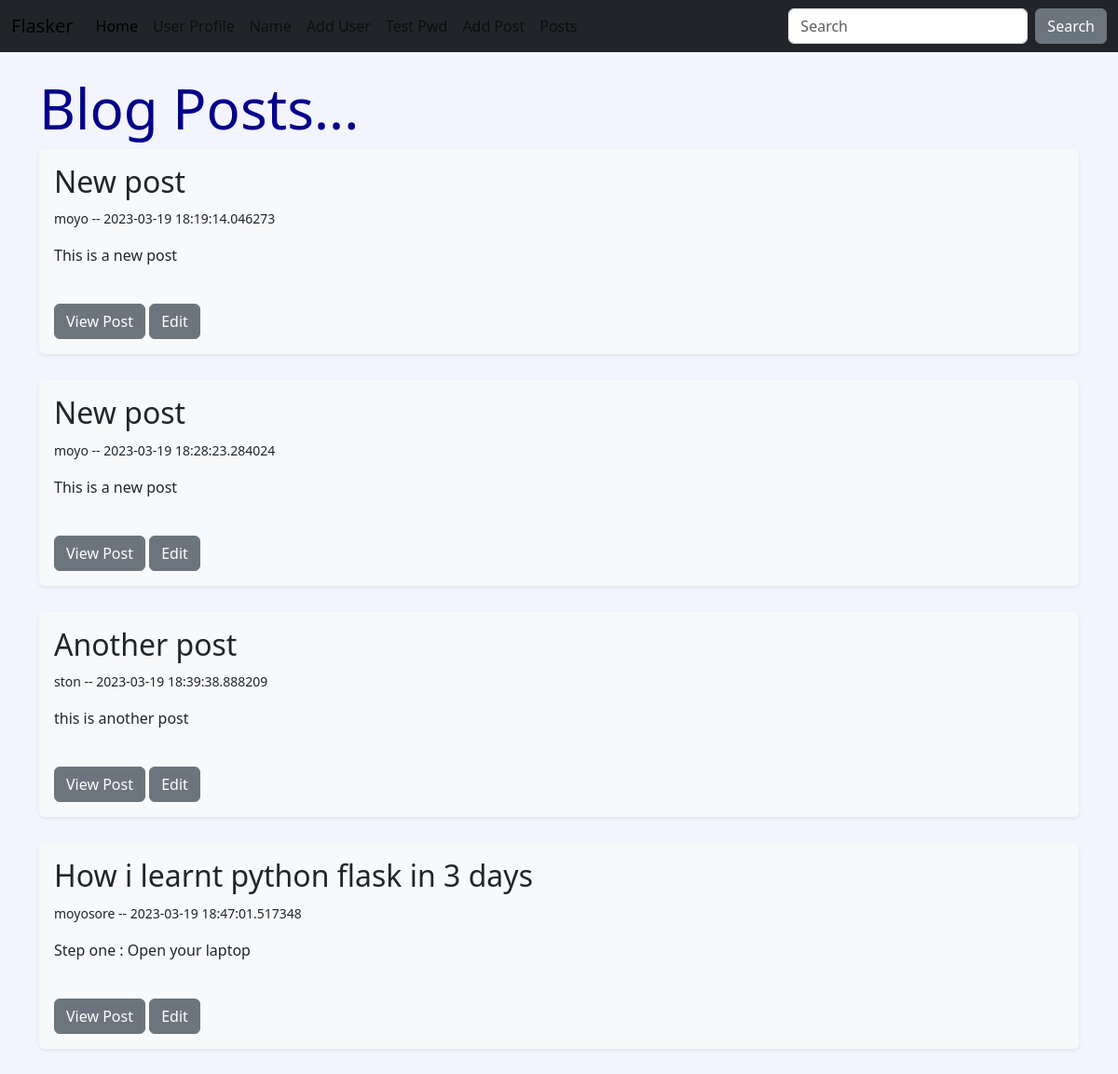
Page /posts on the earlier database version.
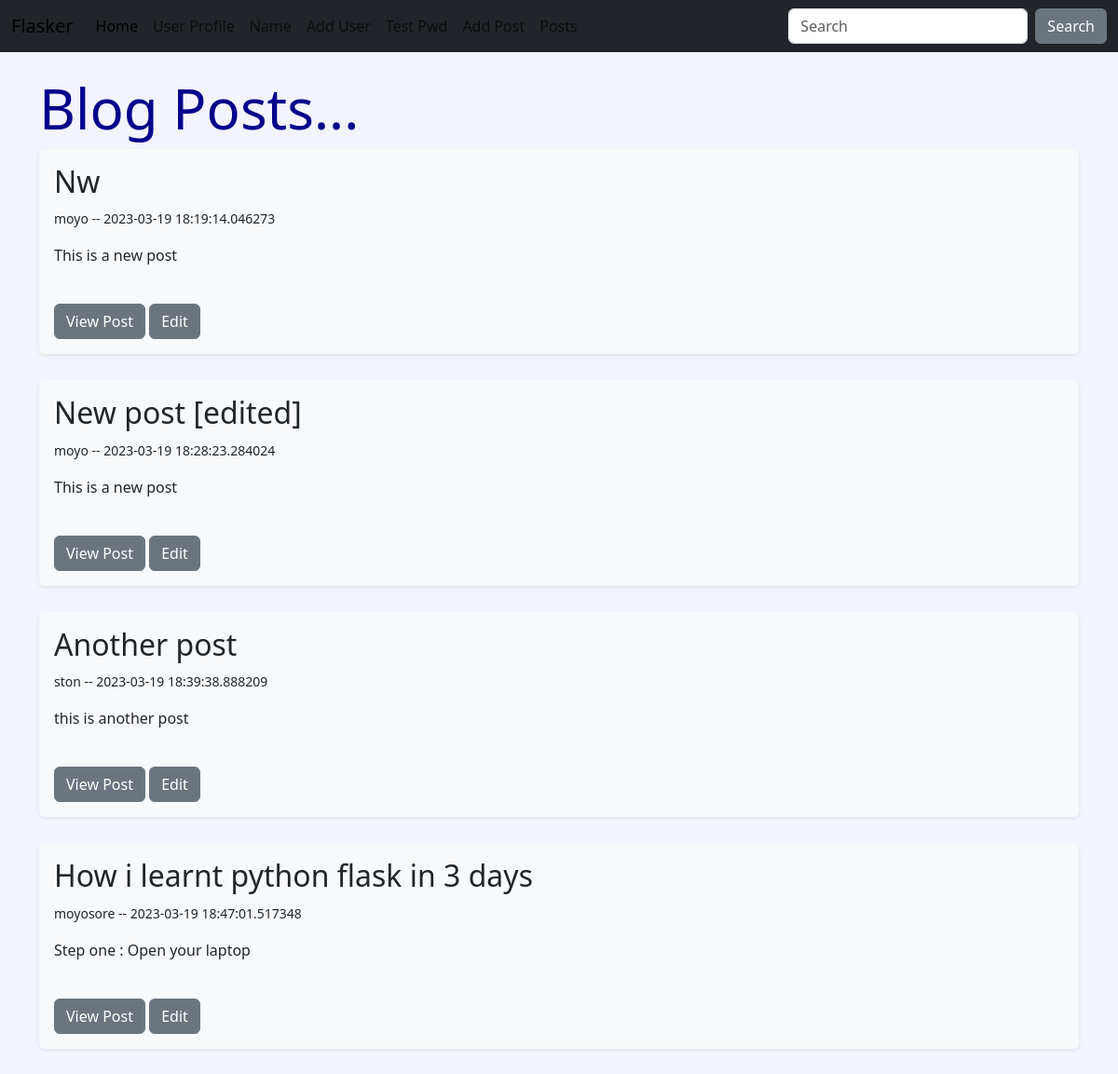
Same page on the later database version.
### hello.py (models this page shows)
class Post(db.Model):
    id = db.Column(db.Integer, primary_key=True)
    title = db.Column(db.String(255))
    content = db.Column(db.Text)
    author = db.Column(db.String(255))
    date_posted = db.Column(db.DateTime, default=datetime.utcnow)
    slug = db.Column(db.String(255))

### hello.py (the view)
@app.route('/posts')
def posts():
    posts = Post.query.order_by(Post.date_posted)
    return render_template('posts.html', posts=posts)

### templates/posts.html
{% extends 'base.html' %}
{% block content%}
<h1>Blog Posts...</h1>
{% if posts %}
{% for post in posts %}
<div class="shadow-sm p-3 mb-1 bg-body-tertiary rounded">
    <h2>{{ post.title|capitalize }}</h2>
    <p><small>{{ post.author }} -- {{ post.date_posted }}</small></p>
    <p>{{ post.content }}</p><br />
    <a href="{{ url_for('post', id=post.id )}}"><button type="button" class="btn btn-secondary">View Post</button></a>
    <a href="{{ url_for('edit_post', id=post.id)}}"><button type="button" class="btn btn-secondary">Edit</button></a>
</div>
<br/>
{% endfor %}
{% else %}
<h4>No post!</h4>
{% endif %}
{% endblock %}

### templates/base.html (shortened to what this page needs)
<!doctype html>
<html lang="en">
<head>
    <link href="https://cdn.jsdelivr.net/npm/bootstrap@5.3.0-alpha1/dist/css/bootstrap.min.css" rel="stylesheet"
>
    <link href="{{ url_for('static', filename='css/style.css') }}" rel="stylesheet"></link>
</head>
<body>
    {% include 'navbar.html'%}
    <div class="container">
        <br/>
        {% block content %}
        {% endblock %}
    </div>
</body>
</html>

### templates/navbar.html (shortened to what this page needs)
<nav class="navbar navbar-expand-lg bg-dark text-white">
    <div class="container-fluid">
      <a class="navbar-brand" href="{{ url_for('index') }}">Flasker</a>
      <div class="collapse navbar-collapse" id="navbarSupportedContent">
        <ul class="navbar-nav me-auto mb-2 mb-lg-0 text-white">
          <li class="nav-item">
            <a class="nav-link active" aria-current="page" href="{{ url_for('index') }}">Home</a>
          </li>
          <li class="nav-item">
            <a class="nav-link" href="{{ url_for('user', name='moyo') }}">User Profile</a>
          </li>
          <li class="nav-item">
            <a class="nav-link" href="{{ url_for('name') }}">Name</a>
          </li>
          <li class="nav-item">
            <a class="nav-link" href="{{ url_for('add_user') }}">Add User</a>
          </li>
          <li class="nav-item">
            <a class="nav-link" href="{{ url_for('test_pw') }}">Test Pwd</a>
          </li>
          <li class="nav-item">
            <a class="nav-link" href="{{ url_for('add_post') }}">Add Post</a>
          </li>
          <li class="nav-item">
            <a class="nav-link" href="{{ url_for('posts') }}">Posts</a>
          </li>
        </ul>
        <form class="d-flex" role="search">
          <input class="form-control me-2" type="search" placeholder="Search" aria-label="Search">
          <button class="btn btn-secondary" type="submit">Search</button>
        </form>
      </div>
    </div>
  </nav>

### static/css/style.css (style rules this page uses)
h1 { color: darkblue; font-size: 60px; }
body { background-color: #f4f4ff; }

Differences in the rows shown:
changed Post (number 1 of 4 on the later page): title "New post" → "Nw"
changed Post: title "New post" → "New post [edited]"
